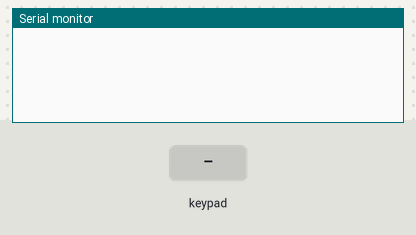
Recording of a sketch running on a simulated Arduino Uno, built with avr-gcc and run on an emulated ATmega328P. Parts: the last lines printed to the serial monitor. The inputs (shaded band) are chosen by the test bench.

Above: at 1.2 s.
1.3 s: key '1' pressed
At 2.4 s:
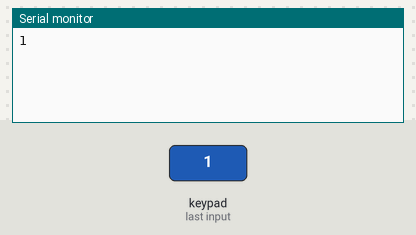
2.8 s: keypad keys 1 2 3 4 pressed 0.4 s apart
At 5.2 s:
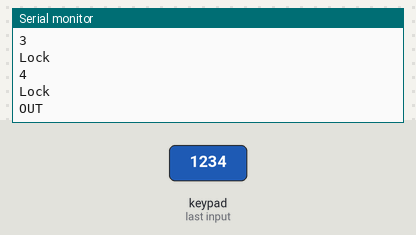
5.9 s: key 'A' pressed
At 6.7 s:
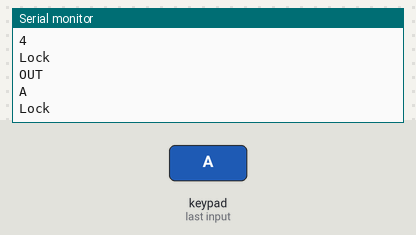
7.4 s: keypad keys 1 2 3 4 # pressed 0.4 s apart
At 8.9 s:
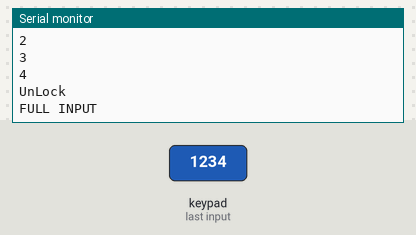
10.9 s: key 'B' pressed
At 12.1 s:
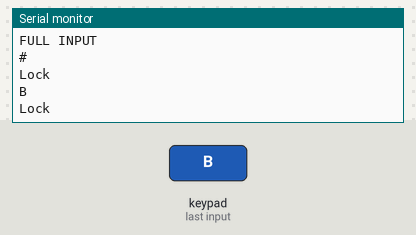
12.4 s: keypad keys 1 2 3 4 * pressed 0.4 s apart
At 15.2 s:
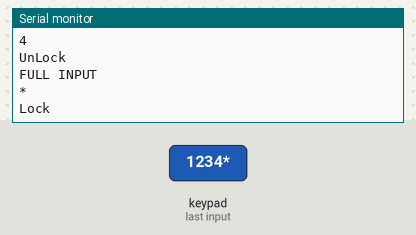
Timing chart, 0 to 16.7 s (numbered marks = the images above; inputs shaded):
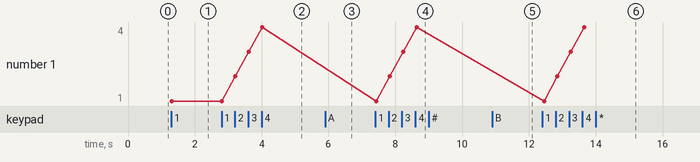

The sketch:

sketch_sep12d.ino
```cpp
#include <Keypad.h>

const byte ROWS = 4;
const byte COLS = 4;


char * Code = "1234";
int position = 0;
int wrong = 0;


char keys[ROWS][COLS] =
{{'1','2','3','A'}
,{'4','5','6','B'},
{'7','8','9','C'},
{'*','0','#','D'}};


byte rowPins[ROWS] = {6,7,8,9};
byte colins[COLS] = {5,4,3,2};

Keypad keypad = Keypad(makeKeymap(keys), rowPins, colins, ROWS, COLS);


void setup() {
  // put your setup code here, to run once:
  Serial.begin(9600);
}

void loop() {
  // put your main code here, to run repeatedly:
  char key = keypad.getKey();
  if((key >= '0' && key <= '9') || (key >= 'A' && key <= 'D') || (key == '*' || key == '#'))
  {
    Serial.println(key);
    if(key == '*' || key == '#')
    {
      position = 0;
      wrong = 0;
      setLocked(true);
    }
    else if(key == Code[position])
    {
      position++;
      wrong = 0;
    }
    else if (key != Code[position])
    {
      position = 0;
      setLocked(true);
      wrong++;
    }
    if(position == 4)
    {
      setLocked(false);
      Serial.println("FULL INPUT");
      position = 0;
    }
    if(wrong == 4) //4번 실패시
    {
      Serial.println("OUT");
      wrong = 0;
    }


  }
  delay(100);
}

void setLocked(int locked)
{
  if(locked)
  {
    Serial.println("Lock");
  }
  else
  {
    Serial.println("UnLock");
  }
}
```

Measured:
- after the input at 1.3 s, the serial monitor: prints a new line at once (image 1)
- after the input at 2.8 s, the serial monitor: prints a new line at once (image 2)
- after the input at 5.9 s, the serial monitor: prints a new line at once (image 3)
- after the input at 7.4 s, the serial monitor: prints a new line at once (image 4)
- after the input at 10.9 s, the serial monitor: prints a new line at once (image 5)
- after the input at 12.4 s, the serial monitor: prints a new line after 0.05 s (image 6)
- plotted number 1: 1 → 4 after the input at 2.8 s
